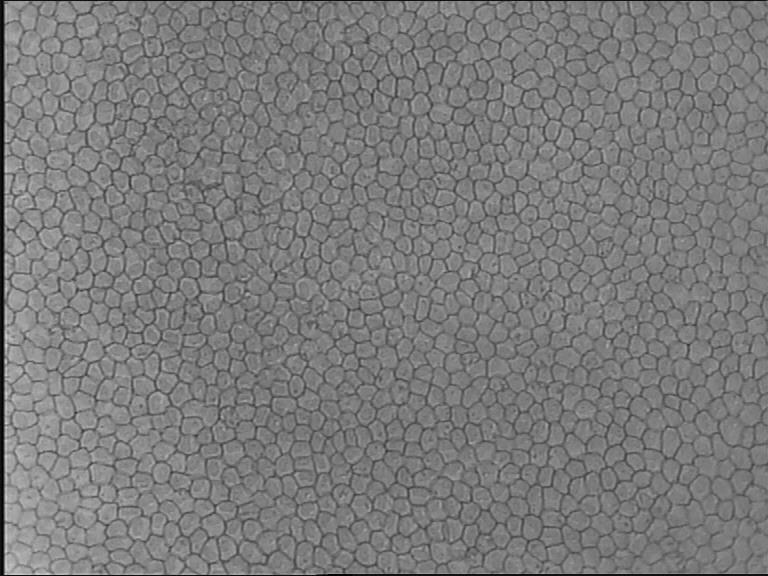
#> input picture image.png, 768 x 576 px
$ jupyter execute praca-domowa-4.ipynb
#> lines starting #> are read from the running program, lines starting #| are printed output that depends on the picture; after the words box and inside, x2 and y2 are one past the last pixel; in counts of white or black regions, pixels touching at a corner belong together; long printed decimals are rounded
## Wydobywanie krawędzi z obrazu

Celem tego zadania jest uzyskanie jak największej metryki IoU (Intersection over Union), poprzez dobór odpowiednich maski i/lub progowania obrazu w zadaniu wydobywania krawędzi z obrazu mikroskopowego śródbłonka rogówki. Dodatkowo można spróbować wykorzystać filtry w stylu `min`, `max`, `median` w celu oczyszczenia maski z szumów.
Warto też zapoznać się z biblioteką `skimage.morphology` oraz takimi operacjami jak `closing`, `opening`, `dilatation`, `erosion`.

W folderze `dane` znajdują się trzy obrazy: `image.png`, `mask.png`, `roi.png`. Obraz `image.png` jest obrazem mikroskopowym śródbłonka rogówki. Obraz `mask.png` zawiera maskę krawędzi, które zostały ręcznie zaznaczone na obrazie `image.png`. Obraz `roi.png` zawiera maskę obszaru zainteresowania, który zawiera krawędzie. Metryka IoU jest obliczana tylko w obszarze zainteresowania.

[cell 1]
import cv2
import numpy as np
import matplotlib.pyplot as plt
from skimage import measure, io, filters, morphology
import scipy.ndimage as ndi

from skimage.morphology import disk
from skimage.filters import threshold_otsu
from skimage.morphology import closing,opening
from skimage.filters import  threshold_otsu


image = io.imread("image.png", as_gray=True)
#> image is the input picture: shape (576, 768); min 0, max 212, mean 123
mask = io.imread("mask.png", as_gray=True)
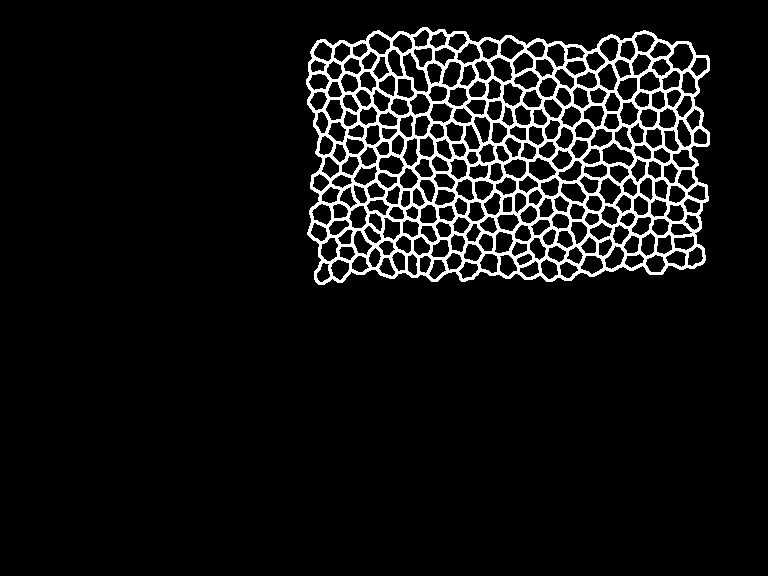
#> input picture mask.png, 768 x 576 px
#> mask: shape (576, 768); 7.4% white; 1 white region, box (x1, y1, x2, y2) and area: (306, 27, 710, 285) 32751
roi = io.imread("roi.png", as_gray=True)
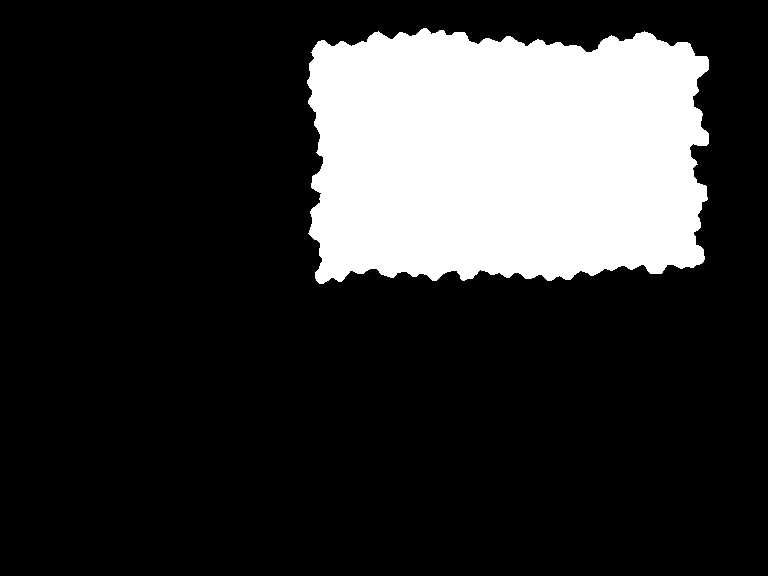
#> input picture roi.png, 768 x 576 px
#> roi: shape (576, 768); 20.4% white; 1 white region, box (x1, y1, x2, y2) and area: (307, 28, 709, 284) 90386


def IoU(x: np.ndarray, y: np.ndarray, roi: np.ndarray = None) -> float:
    assert x.shape == y.shape

    if roi is not None:
        x = x * roi
        y = y * roi

    intersection = np.logical_and(x, y).sum()
    if intersection == 0:
        return 0
    union = np.logical_or(x, y).sum()
    if union == 0:
        return 0
    return intersection / union

def extract_edges(x: np.ndarray) -> np.ndarray:
    x = filters.median(x, disk(1))
    x = opening(x, disk(1))
    x = morphology.area_opening(x,area_threshold=64,connectivity=1)
    edges = filters.sobel(x)
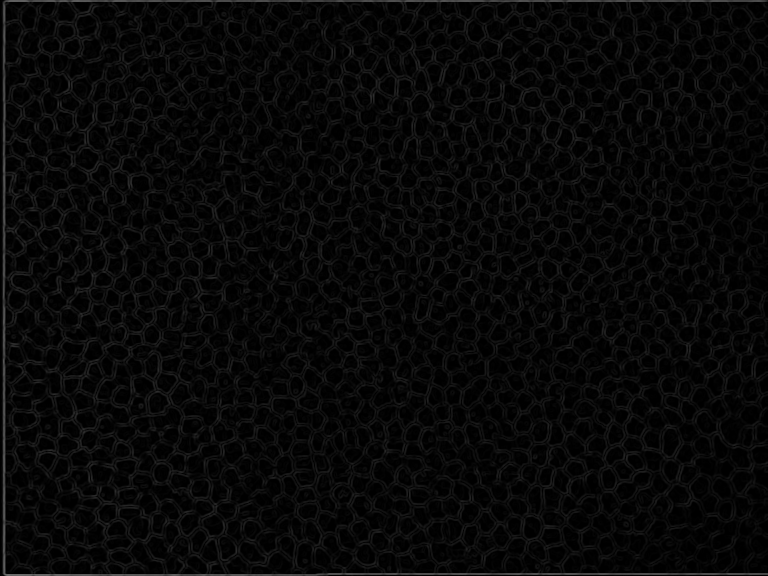
#> edges: shape (576, 768) float64; min 0, max 0.435, mean 0.0328

    threshold = threshold_otsu(edges)
#> threshold = 0.0485
    x = edges > threshold
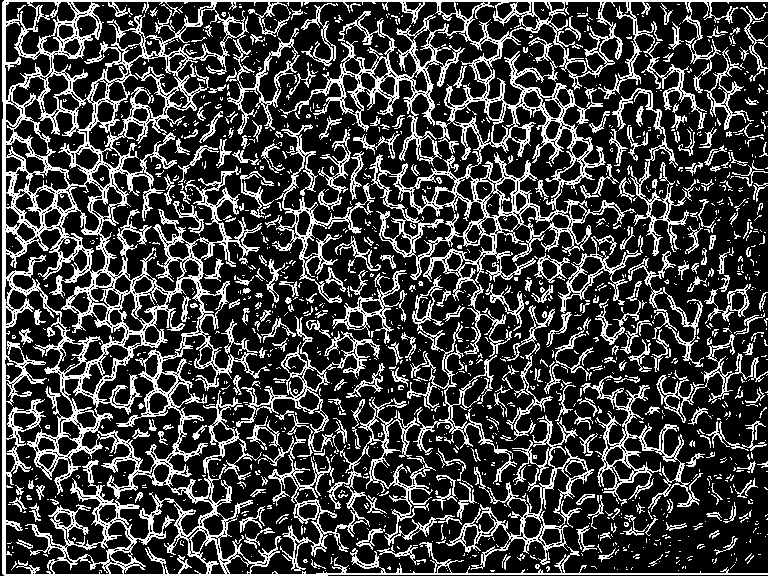
#> x: shape (576, 768) bool; 25.7% white in thin lines or dots

    x = closing(x, disk(3))
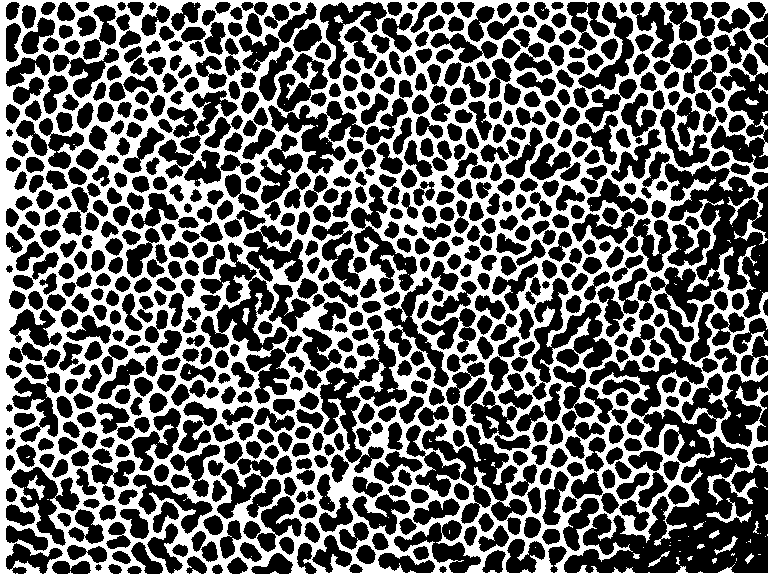
#> x: shape (576, 768) bool; 39.8% white; 105 white regions (83 under 20 px), largest, box (x1, y1, x2, y2) and area: (0, 0, 768, 576) 174692, (706, 498, 752, 523) 269, (27, 475, 45, 500) 162
    return x

edges = extract_edges(image)

plt.subplots(1, 3, figsize=(15, 5))

plt.subplot(131)
plt.imshow(image, cmap="gray")
plt.subplot(132)
plt.imshow(edges * roi, cmap="gray")
plt.subplot(133)
plt.imshow(mask, cmap="gray")
plt.show()
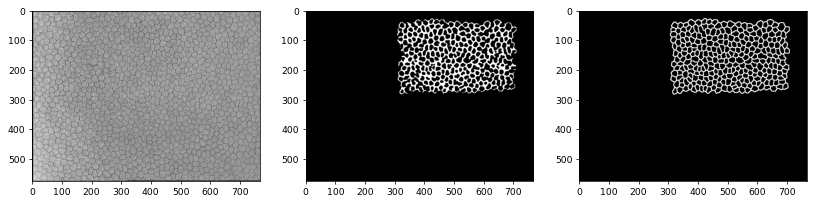
#> figure drawn by matplotlib, 3 panels

print("IoU (Intersection over Union):", IoU(edges, mask, roi))
#> in IoU, `x = x * roi`:
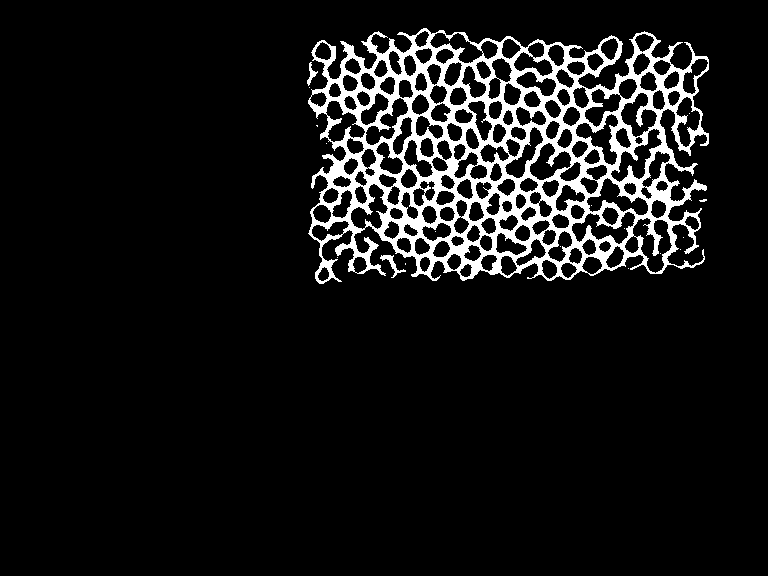
#> x: shape (576, 768); 8.4% white; 18 white regions (15 under 20 px), largest, box (x1, y1, x2, y2) and area: (308, 28, 709, 284) 36977, (380, 255, 406, 278) 147, (307, 62, 318, 86) 91
#> in IoU, `y = y * roi`:
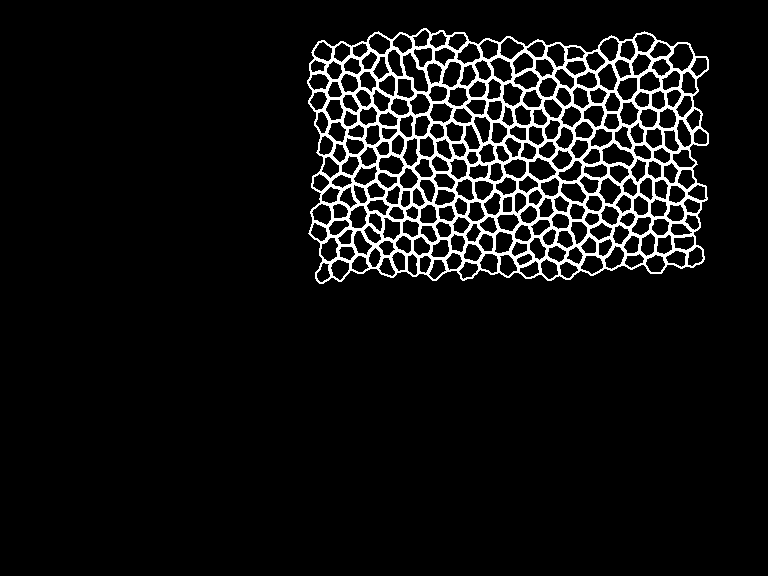
#> y: shape (576, 768); values 0 (black) and 1 (white), 7% white; 1 white region, box (x1, y1, x2, y2) and area: (307, 28, 709, 284) 30871
#> in IoU, `intersection = np.logical_and(x, y).sum()`: intersection = 27137
#> in IoU, `union = np.logical_or(x, y).sum()`: union = 40983
#| IoU (Intersection over Union): 0.6622
